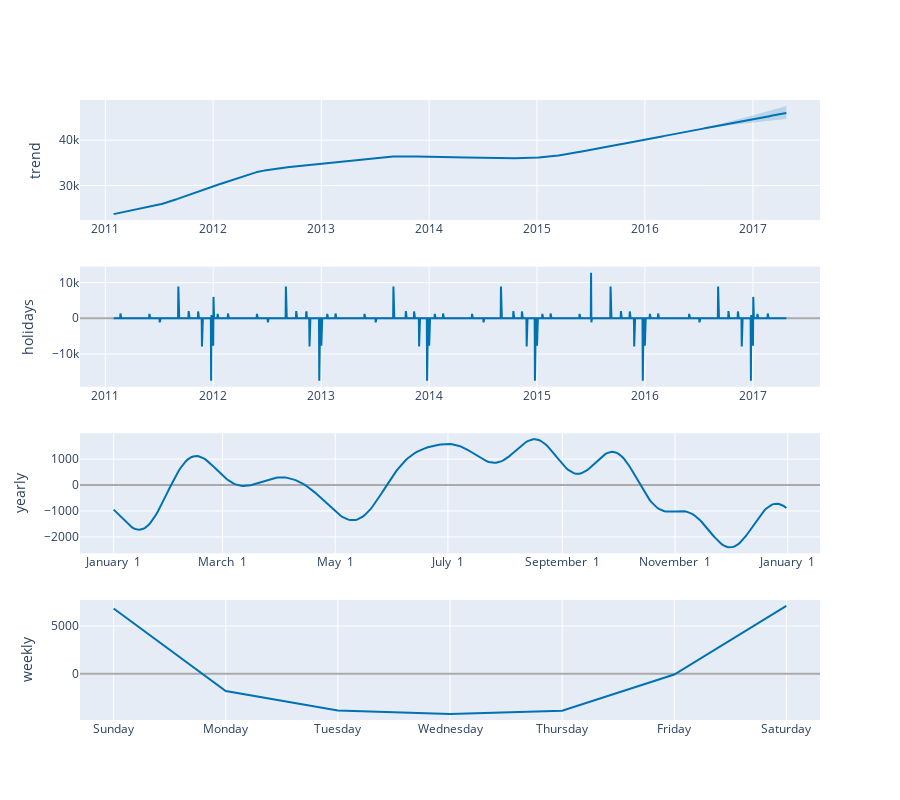

Notebook cell for this chart:
### Code cell
forecast = m.predict(future)
plot_components_plotly(m, forecast)

### Figure 1 — Plotly figure (JSON) as saved in the notebook; plotly's stock layout.template omitted (floating-point values rounded to 4 significant figures; data arrays with more than 128 entries replaced by an {"elided": "..."} marker saying what was removed)
{"data": [{"line": {"color": "#0072B2", "width": 2}, "mode": "lines", "name": "trend", "type": "scatter", "x": {"elided": "2278 str values"}, "xaxis": "x", "y": {"elided": "2278 float values"}, "yaxis": "y"}, {"line": {"color": "rgba(0, 114, 178, 0.2)", "width": 0}, "mode": "lines", "name": "trend_upper", "type": "scatter", "x": {"elided": "2278 str values"}, "xaxis": "x", "y": {"elided": "2278 float values"}, "yaxis": "y"}, {"fill": "tonexty", "fillcolor": "rgba(0, 114, 178, 0.2)", "line": {"color": "rgba(0, 114, 178, 0.2)", "width": 0}, "mode": "lines", "name": "trend_lower", "type": "scatter", "x": {"elided": "2278 str values"}, "xaxis": "x", "y": {"elided": "2278 float values"}, "yaxis": "y"}, {"line": {"color": "#0072B2", "width": 2}, "mode": "lines", "name": "holidays", "text": {"elided": "2278 str values"}, "type": "scatter", "x": {"elided": "2278 str values"}, "xaxis": "x2", "y": {"elided": "2278 float values"}, "yaxis": "y2"}, {"line": {"color": "#0072B2", "width": 2}, "mode": "lines", "name": "yearly", "type": "scatter", "x": {"elided": "365 str values"}, "xaxis": "x3", "y": {"elided": "365 float values"}, "yaxis": "y3"}, {"line": {"color": "#0072B2", "width": 2}, "mode": "lines", "name": "weekly", "type": "scatter", "x": ["2017-01-01T00:00:00", "2017-01-02T00:00:00", "2017-01-03T00:00:00", "2017-01-04T00:00:00", "2017-01-05T00:00:00", "2017-01-06T00:00:00", "2017-01-07T00:00:00"], "xaxis": "x4", "y": [6837.0, -1835.0, -3876.0, -4240.0, -3903.0, -96.6, 7114.0], "yaxis": "y4"}], "layout": {"height": 800, "showlegend": false, "width": 900, "xaxis": {"anchor": "y", "domain": [0, 1], "range": ["2010-10-07T03:36:00", "2017-08-15T20:24:00"], "type": "date"}, "xaxis2": {"anchor": "y2", "domain": [0, 1], "range": ["2010-10-07T03:36:00", "2017-08-15T20:24:00"], "type": "date"}, "xaxis3": {"anchor": "y3", "domain": [0, 1], "range": ["2016-12-13T18:54:02.958904115", "2018-01-18T11:04:57.863013581"], "tickformat": "%B %e", "type": "date"}, "xaxis4": {"anchor": "y4", "domain": [0, 1], "range": ["2016-12-31T16:48:00", "2017-01-07T07:12:00"], "tickformat": "%A", "type": "date"}, "yaxis": {"anchor": "x", "domain": [0.8063, 1], "rangemode": "normal", "title": {"text": "trend"}, "zerolinecolor": "#AAA"}, "yaxis2": {"anchor": "x2", "domain": [0.5375, 0.7312], "rangemode": "tozero", "title": {"text": "holidays"}, "zerolinecolor": "#AAA"}, "yaxis3": {"anchor": "x3", "domain": [0.2687, 0.4625], "title": {"text": "yearly"}, "zerolinecolor": "#AAA"}, "yaxis4": {"anchor": "x4", "domain": [0, 0.1938], "title": {"text": "weekly"}, "zerolinecolor": "#AAA"}}}
